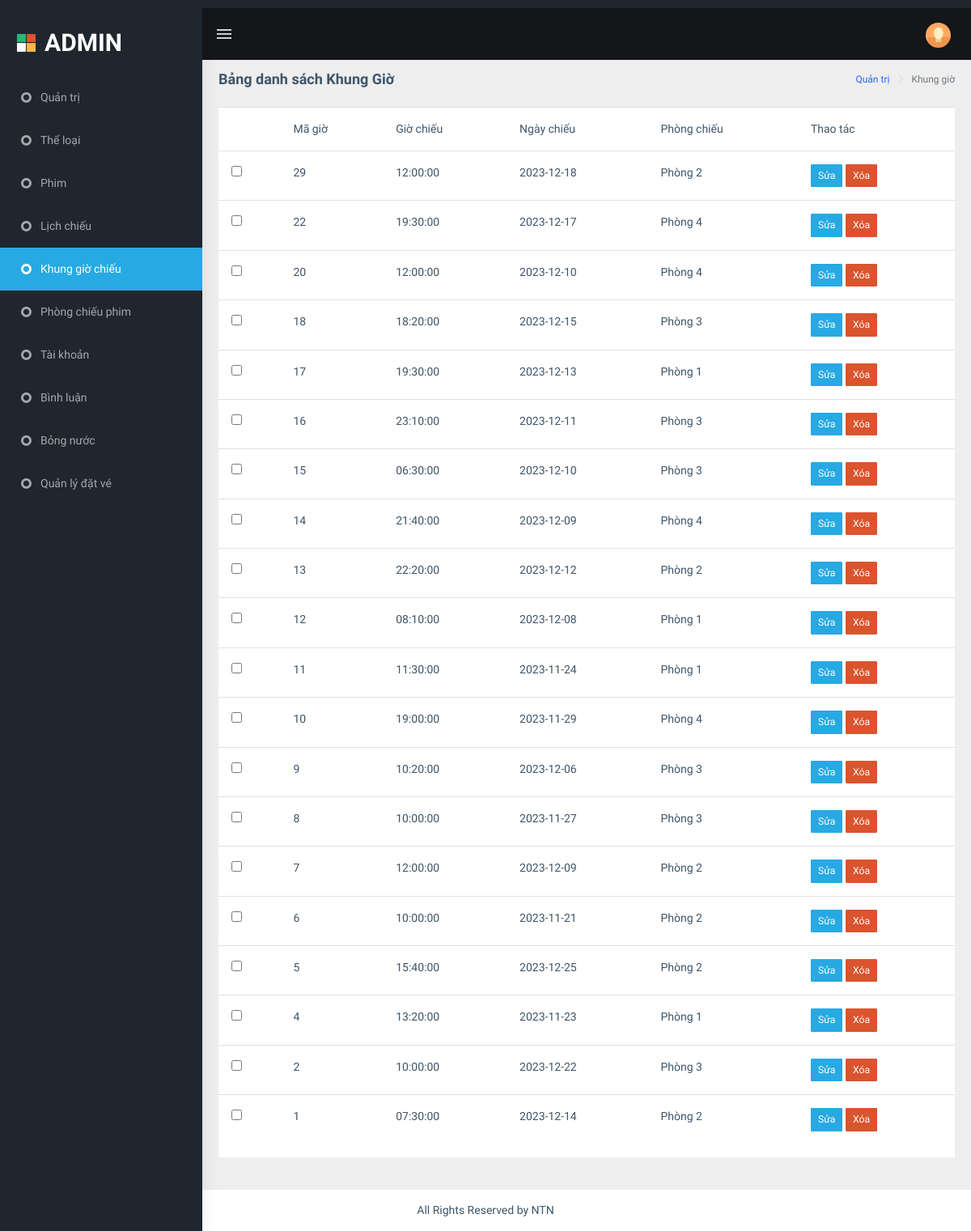
/admin/index.php?act=list_khunggio, run on an earlier commit of the app's database.
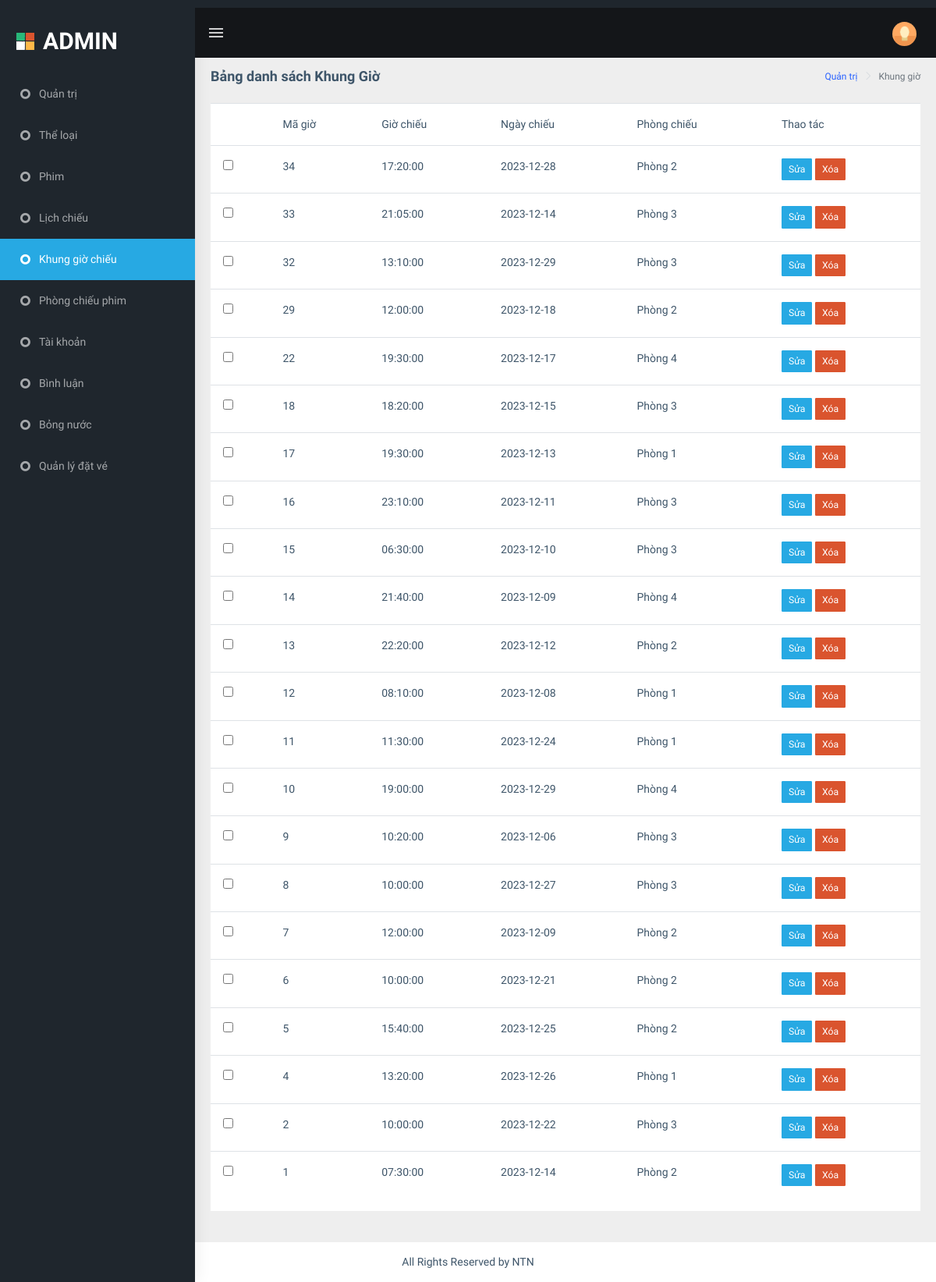
And on a later commit of the database.
### tables this page shows
CREATE TABLE `khung_gio_chieu` (
  `id` int(11) NOT NULL,
  `gio_chieu` time NOT NULL,
  `id_lichchieu` int(11) NOT NULL,
  `id_phong` int(11) NOT NULL
);

CREATE TABLE `lich_chieu` (
  `id` int(11) NOT NULL,
  `idphim` int(11) NOT NULL,
  `ngay_chieu` date NOT NULL,
  `trang_thai` tinyint(3) NOT NULL
);

CREATE TABLE `phong_chieu` (
  `id` int(11) NOT NULL,
  `ten_phong` varchar(255) NOT NULL
);

### admin/models/pdo.php (called while the page is built, shortened)
<?php
function pdo_get_connection(){
    $dburl = "mysql:host=localhost;dbname=duan11;charset=utf8";
    $username = 'root';
    $password = '';
    $conn = new PDO($dburl, $username, $password);
    $conn->setAttribute(PDO::ATTR_ERRMODE, PDO::ERRMODE_EXCEPTION);
    return $conn;
}
function pdo_query($sql){
    $sql_args = array_slice(func_get_args(), 1);
    try{
        $conn = pdo_get_connection();
        $stmt = $conn->prepare($sql);
        $stmt->execute($sql_args);
        $rows = $stmt->fetchAll();
        return $rows;
    }
    catch(PDOException $e){
        throw $e;
    }
    finally{
        unset($conn);
    }
}

### admin/models/khunggiochieu.php (called while the page is built, shortened)
<?php
        function loadall_khunggio(){
            $sql="SELECT khung_gio_chieu.*,ngay_chieu,phong_chieu.ten_phong FROM khung_gio_chieu
             join lich_chieu on khung_gio_chieu.id_lichchieu=lich_chieu.id
             join phong_chieu on khung_gio_chieu.id_phong=phong_chieu.id
             order by id desc";
            $listkhunggio = pdo_query($sql);
            return $listkhunggio;
        }
?>

### admin/khung_gio_chieu/list.php (the view, shortened to what this page needs)
<div class="page-wrapper">
            <div class="page-breadcrumb">
                <div class="row">
                    <div class="col-12 d-flex no-block align-items-center">
                        <h4 class="page-title">Bảng danh sách Khung Giờ</h4>
                        <div class="ml-auto text-right">
                            <nav aria-label="breadcrumb">
                                <ol class="breadcrumb">
                                    <li class="breadcrumb-item"><a href="#">Quản trị</a></li>
                                    <li class="breadcrumb-item active" aria-current="page">Khung giờ</li>
                                </ol>
                            </nav>
                        </div>
                    </div>
                </div>
            </div>
            <div class="container-fluid">
                <div class="row">
                    <div class="col-12">
                        <div class="card">
                            <table class="table">
                            <tr>
                                <th></th>
                                <th>Mã giờ</th>
                                <th>Giờ chiếu</th>
                                <th>Ngày chiếu</th>
                                <th>Phòng chiếu</th>
                                <th>Thao tác</th>
                            </tr>
                            <?php
                                foreach($listkhunggio as $khunggio){
                                    extract($khunggio);
                                    $suakg="index.php?act=suakg&id=".$id;
                                    $xoakg="index.php?act=xoakg&id=".$id;
                                    echo '<tr>
                                        <td><input type="checkbox" name="" id=""></td>
                                        <td>'.$id.'</td>
                                        <td>'.$gio_chieu.'</td>
                                        <td>'.$ngay_chieu.'</td>
                                        <td>'.$ten_phong.'</td>
                                        <td><a href="'.$suakg.'"><input type="button" class="btn btn-cyan btn-sm" value="Sửa"></a>
                                        <a onclick="'."return confirm('Bạn có muốn xóa?')".'" href="'.$xoakg.'"><input type="button" value="Xóa" class="btn btn-danger btn-sm"></a></td>
                                        <td  style="display: none;">'.$id_lichchieu.'</td>
                                        <td style="display: none;">'.$id_phong.'</td>
                                    </tr>
                                    ';
                                }
                            ?>
                            </table>
                        </div>
                    </div>
                    </div>
                </div>
            </div>

What changed in the data, as far as the page shows it:
removed khung_gio_chieu: id "20", gio_chieu "12:00:00", lich_chieu.ngay_chieu "2023-12-10", phong_chieu.ten_phong "Phòng 4"
added khung_gio_chieu: id "34", gio_chieu "17:20:00", lich_chieu.ngay_chieu "2023-12-28", phong_chieu.ten_phong "Phòng 2"
added khung_gio_chieu: id "33", gio_chieu "21:05:00", lich_chieu.ngay_chieu "2023-12-14", phong_chieu.ten_phong "Phòng 3"
added khung_gio_chieu: id "32", gio_chieu "13:10:00", lich_chieu.ngay_chieu "2023-12-29", phong_chieu.ten_phong "Phòng 3"
changed through a linked row, khung_gio_chieu id 11: lich_chieu.ngay_chieu "2023-11-24" → "2023-12-24"
changed through a linked row, khung_gio_chieu id 10: lich_chieu.ngay_chieu "2023-11-29" → "2023-12-29"
changed through a linked row, khung_gio_chieu id 8: lich_chieu.ngay_chieu "2023-11-27" → "2023-12-27"
changed through a linked row, khung_gio_chieu id 6: lich_chieu.ngay_chieu "2023-11-21" → "2023-12-21"
changed through a linked row, khung_gio_chieu id 4: lich_chieu.ngay_chieu "2023-11-23" → "2023-12-26"
